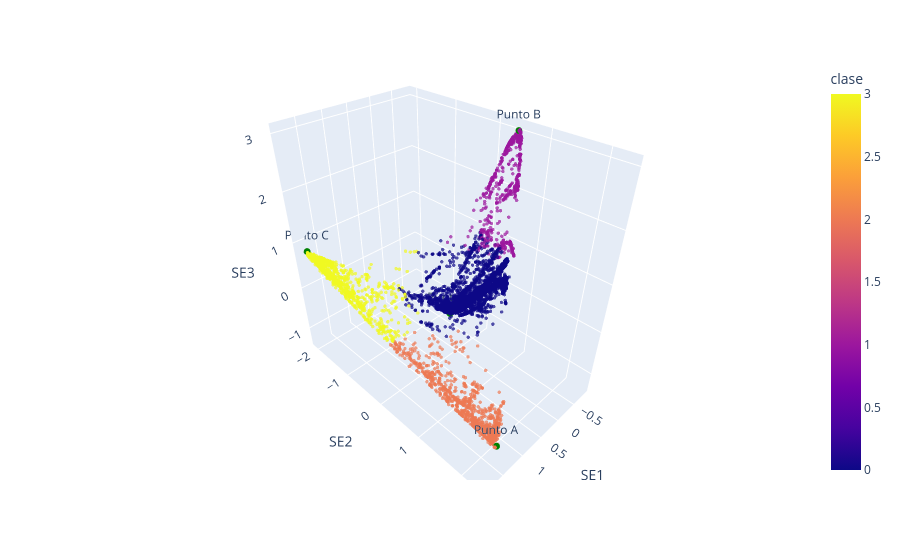

Notebook cell for this chart:
### Code cell
letras=['A','B','C','D']

def add_mark(fig,dfc,indx,color,hlabel):
    xx,yy,zz=dfc.loc[dfc.indice==indx,['SE1','SE2','SE3']].values[0,:]
    fig.add_trace(go.Scatter3d(x=[xx], y=[yy],z=[zz],marker=dict(size=4,color=color),hovertext=hlabel,showlegend=False))
    fig.add_trace(go.Scatter3d(x=[xx], y=[yy],z=[zz],mode="text",text=hlabel,showlegend=False))
fig = px.scatter_3d(dfss, x='SE1', y='SE2', z='SE3',color='clase',opacity=0.7,hover_data=['clase','indice'])
scene=dict(aspectratio=dict(x=1, y=1,z=1))
fig.update_traces(marker_size = 2)
fig.update_scenes(aspectmode='data')
for k in range(4):
    add_mark(fig,dfss,candidatos[k],"green","Punto "+letras[k])
fig.show()

### Figure 1 — Plotly figure (JSON) as saved in the notebook; plotly's stock layout.template omitted (floating-point values rounded to 4 significant figures; data arrays with more than 128 entries replaced by an {"elided": "..."} marker saying what was removed)
{"data": [{"customdata": {"elided": "8000x2 int values"}, "hovertemplate": "SE1=%{x}<br>SE2=%{y}<br>SE3=%{z}<br>clase=%{marker.color}<br>indice=%{customdata[1]}<extra></extra>", "legendgroup": "", "marker": {"color": {"elided": "8000 int values"}, "coloraxis": "coloraxis", "opacity": 0.7, "size": 2, "symbol": "circle"}, "mode": "markers", "name": "", "scene": "scene", "showlegend": false, "type": "scatter3d", "x": {"elided": "8000 float values"}, "y": {"elided": "8000 float values"}, "z": {"elided": "8000 float values"}}, {"hovertext": "Punto A", "marker": {"color": "green", "size": 4}, "showlegend": false, "type": "scatter3d", "x": [1.552], "y": [2.319], "z": [-0.7854]}, {"mode": "text", "showlegend": false, "text": "Punto A", "type": "scatter3d", "x": [1.552], "y": [2.319], "z": [-0.7854]}, {"hovertext": "Punto B", "marker": {"color": "green", "size": 4}, "showlegend": false, "type": "scatter3d", "x": [-0.8573], "y": [0.4473], "z": [3.005]}, {"mode": "text", "showlegend": false, "text": "Punto B", "type": "scatter3d", "x": [-0.8573], "y": [0.4473], "z": [3.005]}, {"hovertext": "Punto C", "marker": {"color": "green", "size": 4}, "showlegend": false, "type": "scatter3d", "x": [1.78], "y": [-2.058], "z": [0.8054]}, {"mode": "text", "showlegend": false, "text": "Punto C", "type": "scatter3d", "x": [1.78], "y": [-2.058], "z": [0.8054]}, {"hovertext": "Punto D", "marker": {"color": "green", "size": 4}, "showlegend": false, "type": "scatter3d", "x": [-0.6193], "y": [-0.7804], "z": [-1.317]}, {"mode": "text", "showlegend": false, "text": "Punto D", "type": "scatter3d", "x": [-0.6193], "y": [-0.7804], "z": [-1.317]}], "layout": {"coloraxis": {"colorbar": {"title": {"text": "clase"}}, "colorscale": [[0, "#0d0887"], [0.1111, "#46039f"], [0.2222, "#7201a8"], [0.3333, "#9c179e"], [0.4444, "#bd3786"], [0.5556, "#d8576b"], [0.6667, "#ed7953"], [0.7778, "#fb9f3a"], [0.8889, "#fdca26"], [1, "#f0f921"]]}, "legend": {"tracegroupgap": 0}, "margin": {"t": 60}, "scene": {"aspectmode": "data", "domain": {"x": [0, 1], "y": [0, 1]}, "xaxis": {"title": {"text": "SE1"}}, "yaxis": {"title": {"text": "SE2"}}, "zaxis": {"title": {"text": "SE3"}}}}}
